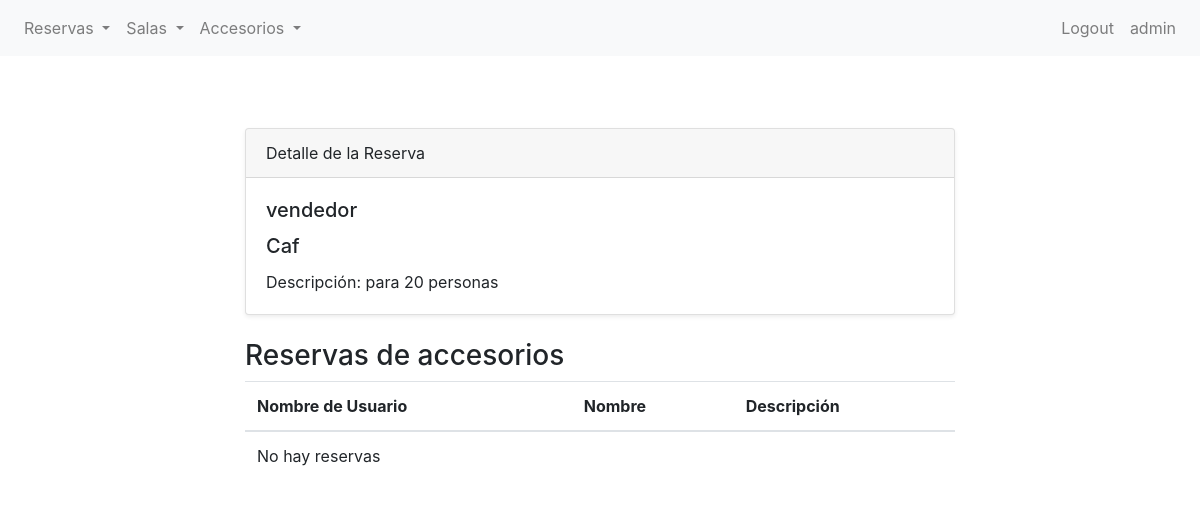
Screenshot of /bookings/accesorio/1/detail/ (signed in) with the database file from the repository.
### bookings/models.py (models this page shows, shortened)
class Accesorio(models.Model):
    class Tipo(models.TextChoices):
        CAFETERA = 'Cafetera', 'Cafetera'
        PROYECTOR = 'Proyector', 'Proyector'
        MICROFONO = 'Micrófono', 'Micrófono'
        PIZARRA = 'Pizarra', 'Pizarra'
    nombre_usuario = models.ForeignKey(User, null= True, on_delete= models.SET_NULL)
    nombre = models.CharField(
        max_length=15,  # Ajusta la longitud máxima según tus necesidades
        choices=Tipo.choices,
        default=Tipo.PIZARRA,
    )
    descripcion = models.TextField(blank=True, null=True)

### bookings/views.py (the view)
# urls.py: path("accesorio/<int:pk>/detail/", AccesorioDetailView.as_view(), name= "accesorio-detail"),
class AccesorioDetailView(LoginRequiredMixin, DetailView):
    model = Accesorio
    template_name = "bookings/vbc/accesorio_detail.html"
    context_object_name = "DAISY"

### bookings/templates/bookings/vbc/accesorio_detail.html (shortened to what this page needs)
{% extends 'bookings/base.html' %}
{% block content %}
<section class="py-5">
    <div class="container">
        <div class="row">
            <div class="col-lg-8 mx-auto">
                <div class="card shadow-sm">
                    <div class="card-header">
                        Detalle de la Reserva
                    </div>
                    <div class="card-body">
                        <h5 class="card-title">{{ DAISY.nombre_usuario }}</h5>
                        <h5 class="card-title">{{ DAISY.nombre }}</h5>
                        <p class="card-text">Descripción: {{ DAISY.descripcion | default:"No proporcionado" }}</p>
                    </div>
                </div>
                <div class="mt-4">
                    <h3>Reservas de accesorios</h3>
                    <table class="table">
                        <thead>
                            <tr>
                                <th scope="col">Nombre de Usuario</th>
                                <th scope="col">Nombre</th>
                                <th scope="col">Descripción</th>
                            </tr>
                        </thead>
                        <tbody>
                            {% for reserva in DAISY.reservas.all %}
                            <tr>
                                <td>{{ accesorio.nombre_usuario }}</td>
                                <td>{{ accesorio.nombre }}</td>
                                <td>{{ accesorio.descripcion | default:"No proporcionado" }}</td>
                            </tr>
                            {% empty %}
                            <tr>
                                <td colspan="5">No hay reservas</td>
                            </tr>
                            {% endfor %}
                        </tbody>
                    </table>
                </div>
            </div>
        </div>
    </div>
</section>
{% endblock %}

### bookings/templates/bookings/base.html (shortened to what this page needs)
{% load static %}
<!DOCTYPE html>
<html lang="en">
<head>
    <link rel="stylesheet" href="{% static 'bookings/css/bootstrap.css' %}">
</head>
<body>
    <nav class="navbar navbar-expand-lg navbar-light bg-light">
        <div class="collapse navbar-collapse" id="navbarNav">
            {% if user.is_authenticated %}
            <ul class="navbar-nav">
                <li class="nav-item dropdown">
                    <a class="nav-link dropdown-toggle" href="#" id="navbarDropdownMenuLinkReserva" role="button" data-toggle="dropdown" aria-haspopup="true" aria-expanded="false">
                        Reservas
                    </a>
                </li>
                <li class="nav-item dropdown">
                    <a class="nav-link dropdown-toggle" href="#" id="navbarDropdownMenuLinkSala" role="button" data-toggle="dropdown" aria-haspopup="true" aria-expanded="false">
                        Salas
                    </a>
                </li>
                <li class="nav-item dropdown">
                    <a class="nav-link dropdown-toggle" href="#" id="navbarDropdownMenuLinkReserva" role="button" data-toggle="dropdown" aria-haspopup="true" aria-expanded="false">
                        Accesorios
                    </a>
                </li>
            </ul>
            {% endif %}
            <ul class="navbar-nav ml-auto">
                {% if user.is_authenticated %}
                    <li class="nav-item">
                        <a class="nav-link" href="{% url 'logout'%}">Logout</a>
                    </li>
                    <li class="nav-item">
                        <a class="nav-link" href="{% url 'editar-perfil' %}">{{ user }}</a>
                    </li>
                {%endif%}
            </ul>
        </div>
    </nav>
    <div class="container mt-4">
        {% block content %}{% endblock content %}
    </div>
</body>
</html>

### rows the page displays
Accesorio: nombre_usuario "vendedor", nombre "Caf", descripcion "para 20 personas"

### other values shown
{{ user }} "admin"
